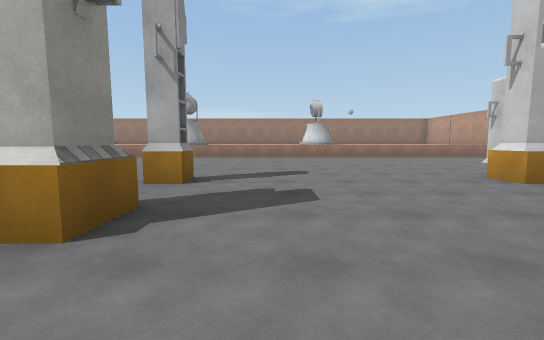
[1] (above)

17 first-person views from a walk through a 3-D level made in the Unity game engine. The camera is 1.3 m above the floor, tilts 6° down and sees 90° across. Doors are open. The floor is counted in squares, 2 m on a side. Each view is taken from the middle of a square. On the plan, view 1 faces up. The plan holds only what a view shows up to about 9 squares ahead; the rest is blank. The place goes on beyond the plan. The player character is not drawn. Surface patterns are stand-ins for the level's own textures.

[2]
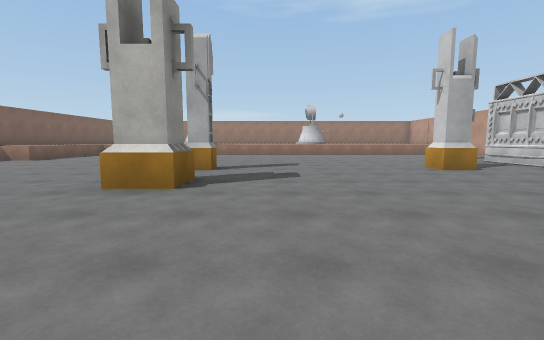

[3]
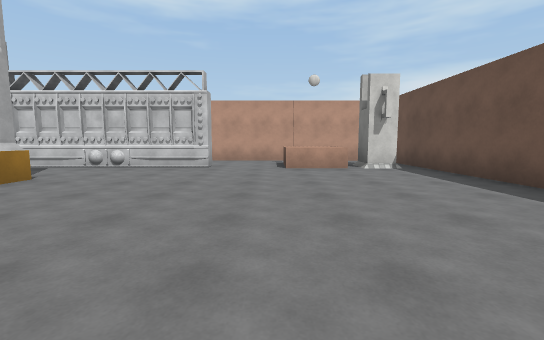

[4]
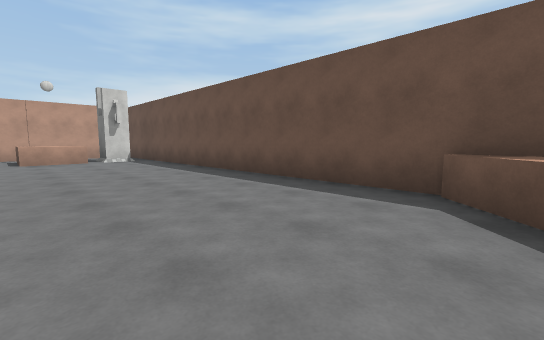

[5]
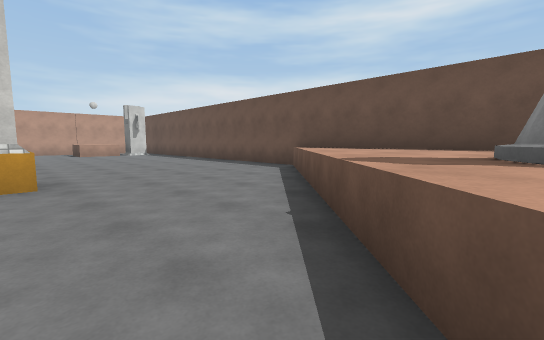

[6]
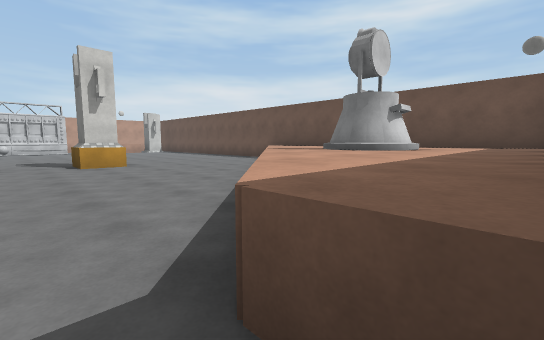

[7]
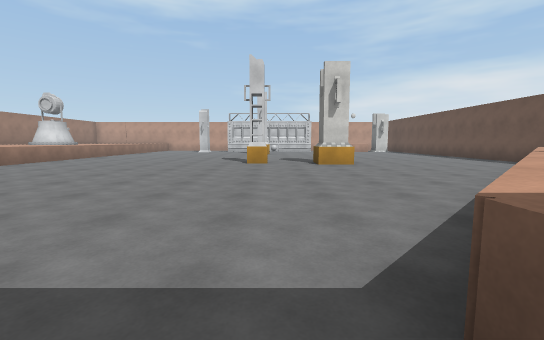

[8]
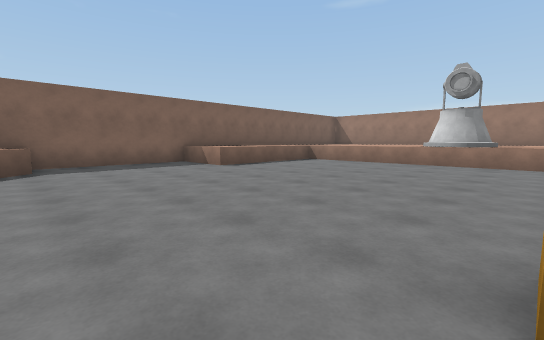

[9]
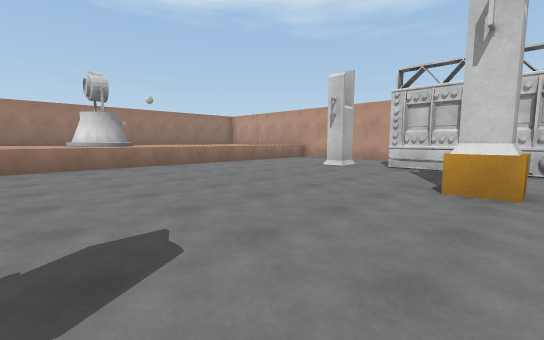

[10]
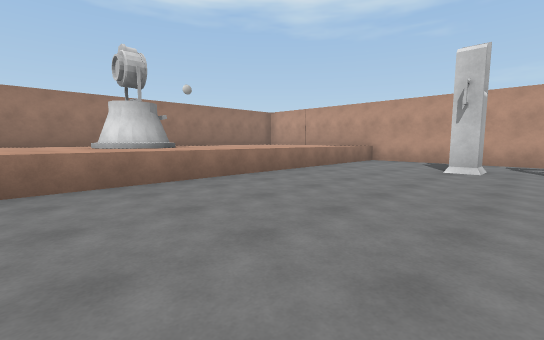

[11]
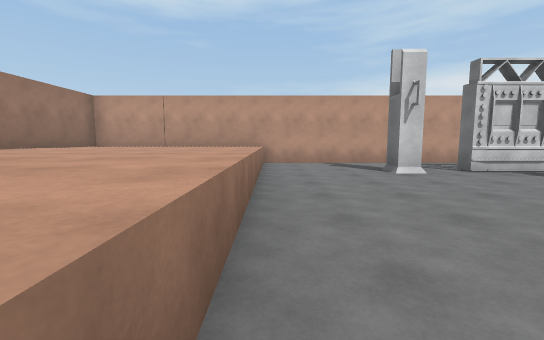

[12]
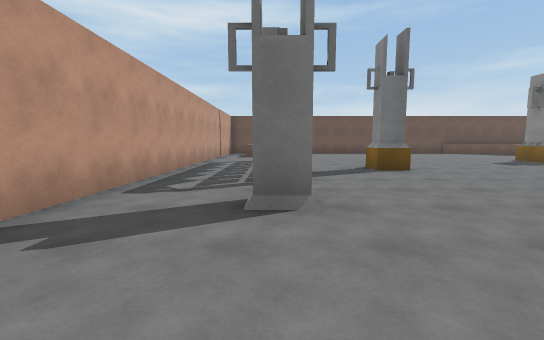

[13]
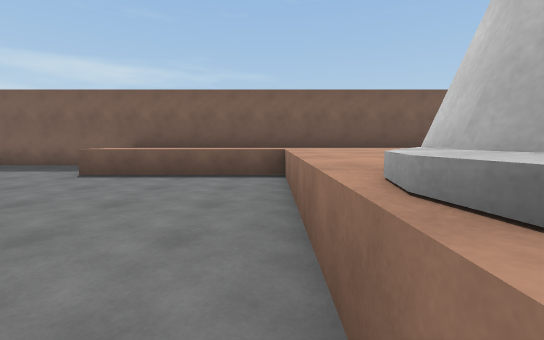

[14]
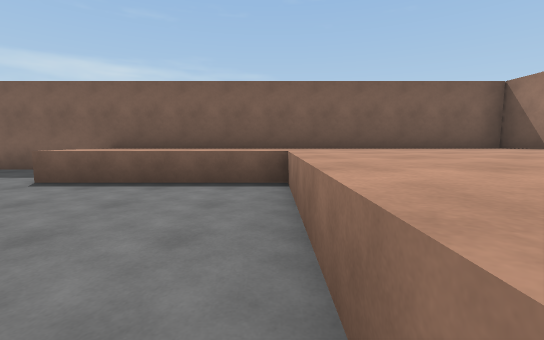

[15]
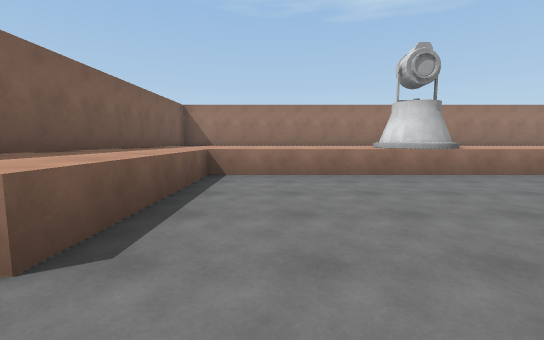

[16]
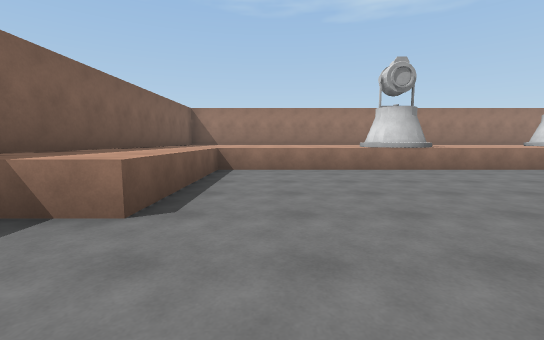

[17]
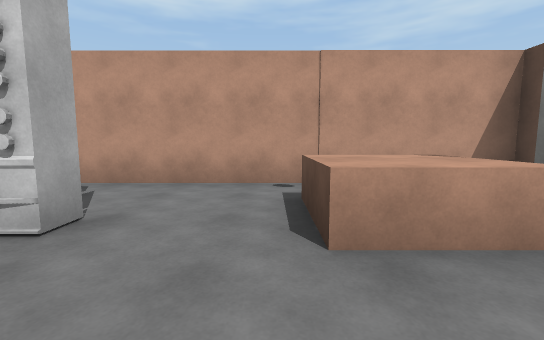

### Floor plan
Key: @ floor where view 1 was taken; # wall or solid block; . floor; D open door; ^ raised ledge; O other object.
Columns run from 11 left of view 1 to 10 right of it. Each row starts with its distance up from view 1.
 14  ^^^^^^^^ ^^^#^^^^^^^
 13  ^^^^^^^ ^^^^^^^^^^^^
 12  ^^^^^^#^^^^^^^^^^^^^
 11  ^^..................#
 10  ^^..................#
  9  ^^..................#
  8  ^^...............#..#
  7 #....................#
  6 #.................#..#
  5 #..............O..#D.#
  4 #........O........#D.#
  3  ^^...............#..#
  2  ^^^.....O........#..#
  1  ^^^^................#
  0  ^^^^^.....@.........#
 -1  ^^#^^^...........^^ #
 -2  ^^^^^^^............ #
 -3  ^^^ ^^^^.........#  #
 -4  ####^^^^############

Positions as (right, up) in squares from view 1, and headings:
1: (0, 0), facing up
2: (0, -2), facing up
3: (0, 0), facing right
4: (-3, 0), facing down-right
5: (-7, 2), facing down-right
6: (-10, 4), facing down-right
7: (-10, 4), facing right
8: (-2, 3), facing up-left
9: (0, 4), facing up-right
10: (0, 7), facing up-right
11: (1, 11), facing right
12: (7, 11), facing down
13: (-3, 11), facing left
14: (-4, 11), facing left
15: (-7, 6), facing up
16: (-7, 5), facing up
17: (5, 0), facing right
